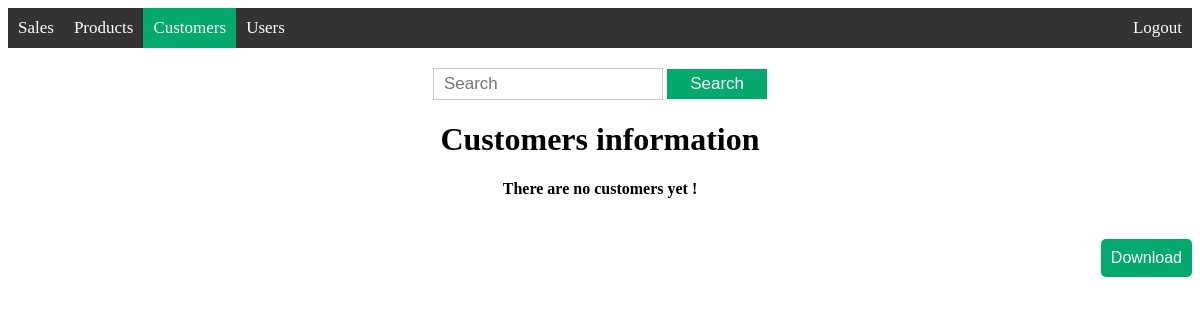
Before: /view_customer (signed in) with the older database file.
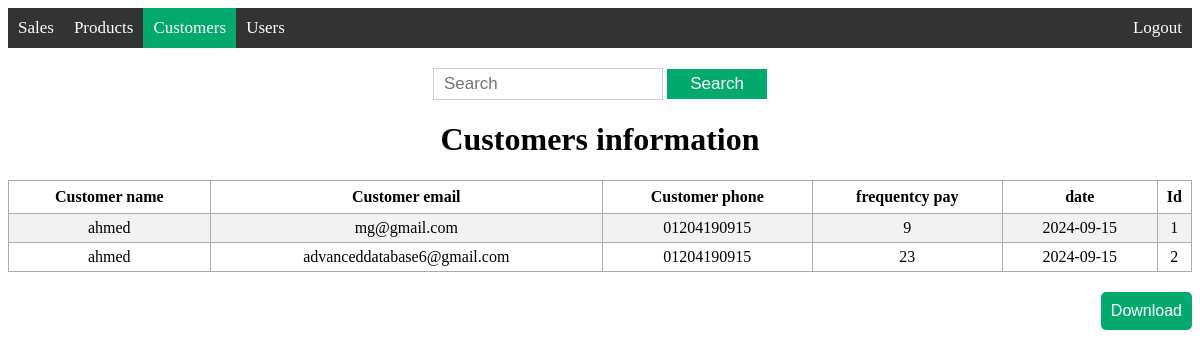
After: the same page with the newer database file.
### models/customer.py (models this page shows, shortened)
class Customer(db.Model):
    __tablename__ = 'customers'
    id = db.Column(db.Integer, primary_key=True)
    customer_name = db.Column(db.String(200), nullable=False)
    customer_email = db.Column(db.String(200), nullable=False)
    customer_phone = db.Column(db.String(15))
    frequentcy_pay = db.Column(db.Integer, nullable=False)
    date = db.Column(db.DateTime, default=datetime.now(pytz.UTC))

### app.py (the view)
@app.route('/view_customer', methods=['GET'])
@roles_accepted('admin', 'editor', 'supervisor')
def view_customer():
    customers = Customer.query.order_by(Customer.date.desc()).all()
    return render_template('view_customer.html', customers=customers)

### templates/view_customer.html (shortened to what this page needs)
{% extends 'base.html' %}
{% block body %}
<div class="content">
    {% block navbar %}
    <div class='topnav'>
        <a href='/view_sale'>Sales</a>
        <a href='/view_product'>Products</a>
        <a class='active' href='/view_customer'>Customers</a>
        {% if current_user.has_role('admin') or current_user.has_role('supervisor')%}
        <a href='/view_user'>Users</a>
        {% endif %}
        <a class='logout' href='/logout'>Logout</a>
    </div>
    {% endblock %}
    <div class='search'>
        <form action="{{ url_for('search_customer', search='') }}" method="get">
            <input type='text' placeholder='Search' name='search' id='search'>
            <input type='submit' value="Search">
        </form>
    </div>
    <div class="view">
        <h1 style="text-align: center;">Customers information</h1>
        {% if customers|length < 1 %}
        <h4  style="text-align: center;"> There are no customers yet !</h4>
        {% else %}
        <table>
            <tr>
                <th>Customer name</th>
                <th>Customer email</th>
                <th>Customer phone</th>
                <th>frequentcy pay</th>
                <th>date</th>
                <th>Id</th>
            </tr>
            {% for customer in customers %}
                <tr>
                    <td>{{ customer.customer_name }}</td>
                    <td>{{ customer.customer_email }}</td>
                    <td>{{ customer.customer_phone }}</td>
                    <td>{{ customer.frequentcy_pay }}</td>
                    <td>{{ customer.date.date() }}</td>
                    <td>{{ customer.id }}</td>
                </tr>
            {% endfor %}
        </table>
        {% endif %}
</div>
<div class="add">
    {% if current_user.has_role('admin')%}
    <div class="download-container">
        <button id="downloadBtn">Download</button>
    </div>
    {% endif %}
</div>
</div>
{% endblock %}

Changed rows visible on the page:
added Customer: customer_name "ahmed", customer_email "mg@gmail.com", customer_phone "01204190915", frequentcy_pay "9", date "2024-09-15", id "1"
added Customer: customer_name "ahmed", customer_email "advanceddatabase6@gmail.com", customer_phone "01204190915", frequentcy_pay "23", date "2024-09-15", id "2"
Other visible differences:
text no longer shown: "There are no customers yet !"
text now shown: "Customer name Customer email Customer phone frequentcy pay date Id"
